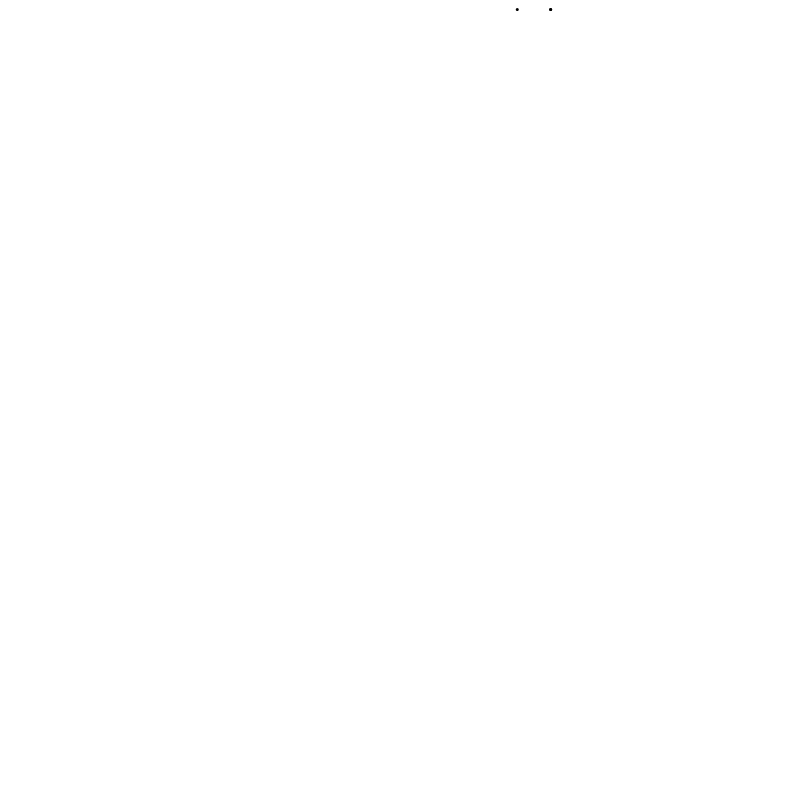
Frame 1 (no input)
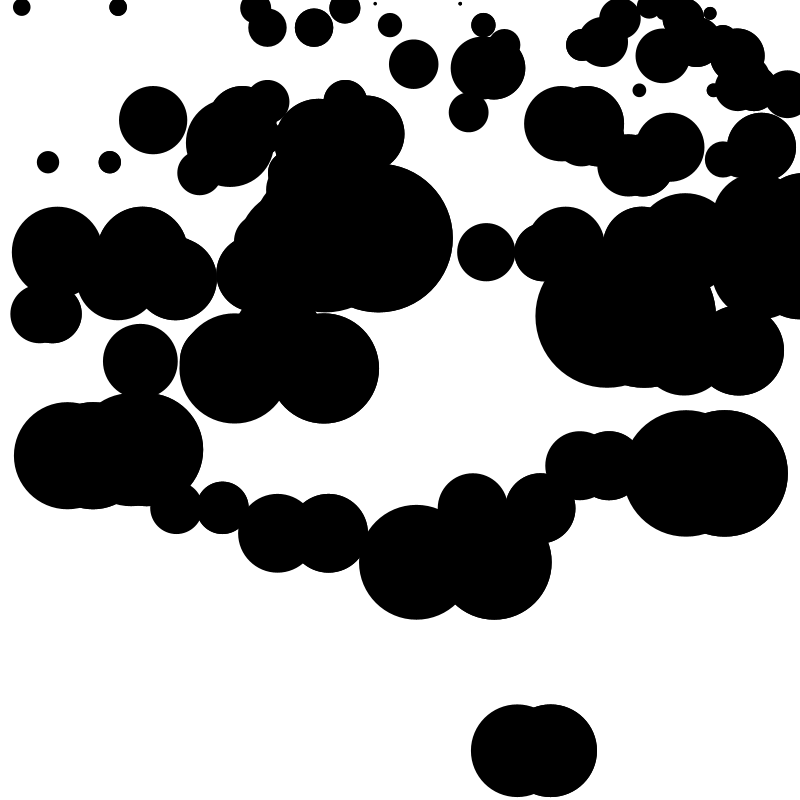
Frame 60 (the mouse pressed at the canvas centre just before this capture)
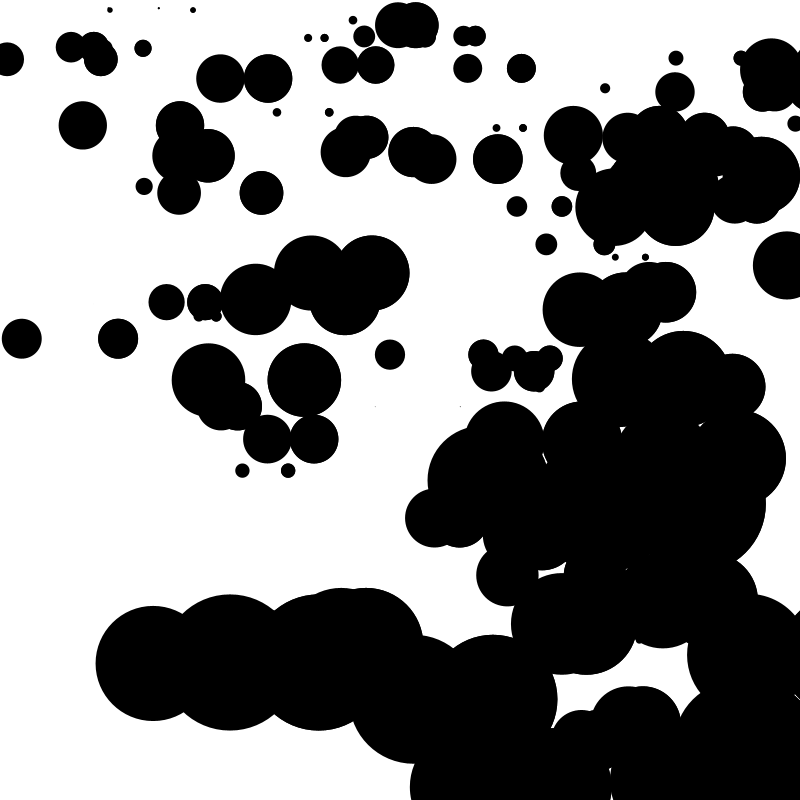
Frame 120 (the mouse held since frame 60 and released just before this capture)

The Processing sketch that drew these frames (run headless with seeded random() and noise(); from frame 60 on, the mouse is pressed at the canvas centre):

// Processing sketch: particles
// ── particles.pde
ArrayList<Particle> rain = new ArrayList<Particle>();
int spawnRate = 3;

void setup() {
  size(800,800);
  noStroke();
  frameRate(100); 
}

void draw() {
  background(255);
  
  //spawnRate = (int)random();

  if (frameCount % 1 == 0) {
    Particle p = new Particle(random(0,width), 0, random(10, 100));
 
    rain.add(p);
  }
  
   for (int i = rain.size()-1; i >= 0; i--) {
    Particle temp = rain.get(i);
    temp.update();
    temp.display();
    
    if (temp.lifetime < 0) {
      rain.remove(i);
    }
    
  }
  
}
// ── Particle.pde
class Particle {
  PVector pos;
  PVector vel;
  float s; // size
  float size; 
  float a; // alpha
  float lifetime;
  //float yVel;
  float randomStep; 
  PVector acc;
  
  Particle(float x, float y, float _randomStep) {
    pos = new PVector(x, y); 
    vel = new PVector(0, random(1,10));
    acc = new PVector(0,0.1);
    s =random(1,3);
    //a = 140;
    randomStep = _randomStep; 
    lifetime = 100;
    //have random step parameter 
    
 //   yVel = random(1,2);
  }
  
   void update() {
    size += s + sin(frameRate)*5; 
    lifetime--;
    pos = pos.add(vel);
    vel = vel.add(acc);
    
  //  s = map(a, 40, 0, 30, 150);
  
    //if (a > 0) {
    //  a-=0.5;
   //
  } 
      
  void display() {
    fill(0);
    
      ellipse(pos.x,pos.y,size,size);
      ellipse(pos.x+randomStep,pos.y,size,size);
      ellipse(pos.x+randomStep,pos.y,size,size);
   }    
}
